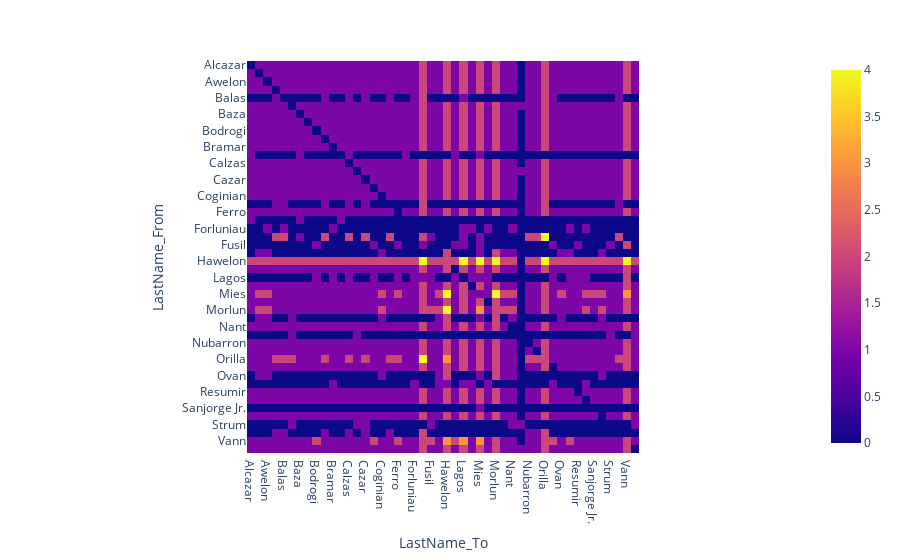

Source (notebook cell):
### Code cell
fig = px.imshow(pivot)
fig.show()

### Figure 1 — Plotly figure (JSON) as saved in the notebook; plotly's stock layout.template omitted (floating-point values rounded to 4 significant figures; data arrays with more than 128 entries replaced by an {"elided": "..."} marker saying what was removed)
{"data": [{"coloraxis": "coloraxis", "hovertemplate": "LastName_To: %{x}<br>LastName_From: %{y}<br>color: %{z}<extra></extra>", "name": "0", "type": "heatmap", "x": ["Alcazar", "Arpa", "Awelon", "Azada", "Balas", "Barranco", "Baza", "Bergen", "Bodrogi", "Borrasca", "Bramar", "Calixto", "Calzas", "Campo-Corrente", "Cazar", "Cocinaro", "Coginian", "Dedos", "Ferro", "Flecha", "Forluniau", "Frente", "Fusil", "Hafon", "Hawelon", "Herrero", "Lagos", "Lais", "Mies", "Mies Haber", "Morlun", "Morluniau", "Nant", "No_name", "Nubarron", "Onda", "Orilla", "Osvaldo", "Ovan", "Pantanal", "Resumir", "Ribera", "Sanjorge Jr.", "Scozzese", "Strum", "Tempestad", "Vann", "Vasco-Pais"], "xaxis": "x", "y": ["Alcazar", "Arpa", "Awelon", "Azada", "Balas", "Barranco", "Baza", "Bergen", "Bodrogi", "Borrasca", "Bramar", "Calixto", "Calzas", "Campo-Corrente", "Cazar", "Cocinaro", "Coginian", "Dedos", "Ferro", "Flecha", "Forluniau", "Frente", "Fusil", "Hafon", "Hawelon", "Herrero", "Lagos", "Lais", "Mies", "Mies Haber", "Morlun", "Morluniau", "Nant", "No_name", "Nubarron", "Onda", "Orilla", "Osvaldo", "Ovan", "Pantanal", "Resumir", "Ribera", "Sanjorge Jr.", "Scozzese", "Strum", "Tempestad", "Vann", "Vasco-Pais"], "yaxis": "y", "z": {"elided": "48x48 int values"}}], "layout": {"coloraxis": {"colorscale": [[0, "#0d0887"], [0.1111, "#46039f"], [0.2222, "#7201a8"], [0.3333, "#9c179e"], [0.4444, "#bd3786"], [0.5556, "#d8576b"], [0.6667, "#ed7953"], [0.7778, "#fb9f3a"], [0.8889, "#fdca26"], [1, "#f0f921"]]}, "margin": {"t": 60}, "xaxis": {"anchor": "y", "constrain": "domain", "domain": [0, 1], "scaleanchor": "y", "title": {"text": "LastName_To"}}, "yaxis": {"anchor": "x", "autorange": "reversed", "constrain": "domain", "domain": [0, 1], "title": {"text": "LastName_From"}}}}
